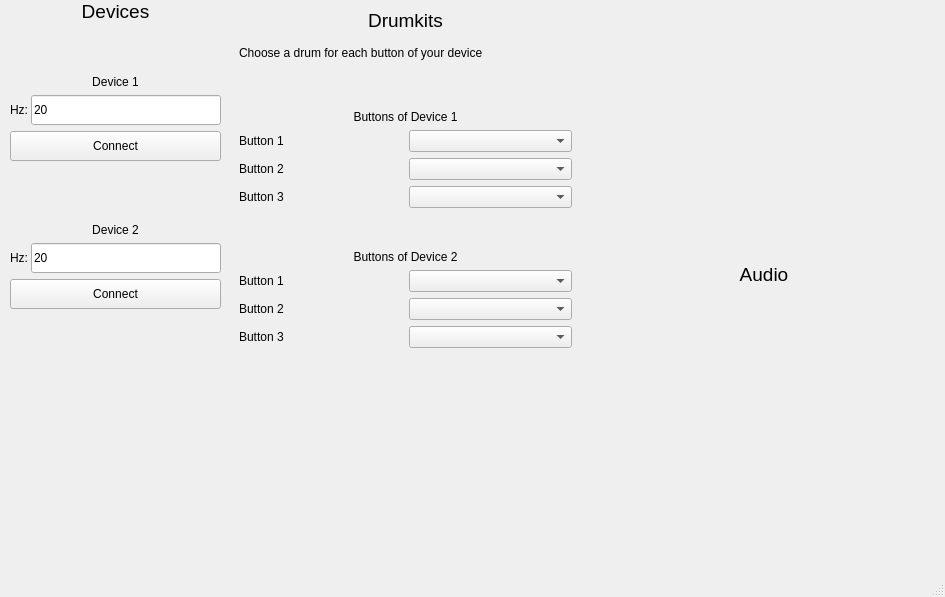
<?xml version="1.0" encoding="UTF-8"?>
<ui version="4.0">
 <class>MainWindow</class>
 <widget class="QMainWindow" name="MainWindow">
  <property name="geometry">
   <rect>
    <x>0</x>
    <y>0</y>
    <width>945</width>
    <height>597</height>
   </rect>
  </property>
  <property name="windowTitle">
   <string>MainWindow</string>
  </property>
  <widget class="QWidget" name="centralwidget">
   <widget class="QWidget" name="gridLayoutWidget">
    <property name="geometry">
     <rect>
      <x>0</x>
      <y>0</y>
      <width>231</width>
      <height>551</height>
     </rect>
    </property>
    <layout class="QGridLayout" name="gridDevices" columnstretch="0">
     <property name="sizeConstraint">
      <enum>QLayout::SetDefaultConstraint</enum>
     </property>
     <item row="2" column="0">
      <widget class="QLabel" name="label">
       <property name="maximumSize">
        <size>
         <width>16777215</width>
         <height>50</height>
        </size>
       </property>
       <property name="font">
        <font>
         <pointsize>14</pointsize>
        </font>
       </property>
       <property name="text">
        <string>Devices</string>
       </property>
       <property name="alignment">
        <set>Qt::AlignCenter</set>
       </property>
      </widget>
     </item>
     <item row="4" column="0">
      <layout class="QVBoxLayout" name="verticalLayout_2" stretch="0,0,0,0">
       <property name="leftMargin">
        <number>10</number>
       </property>
       <property name="topMargin">
        <number>10</number>
       </property>
       <property name="rightMargin">
        <number>10</number>
       </property>
       <property name="bottomMargin">
        <number>10</number>
       </property>
       <item>
        <widget class="QLabel" name="label_4">
         <property name="minimumSize">
          <size>
           <width>0</width>
           <height>50</height>
          </size>
         </property>
         <property name="maximumSize">
          <size>
           <width>16777215</width>
           <height>50</height>
          </size>
         </property>
         <property name="text">
          <string>Device 2</string>
         </property>
         <property name="alignment">
          <set>Qt::AlignBottom|Qt::AlignHCenter</set>
         </property>
        </widget>
       </item>
       <item>
        <layout class="QHBoxLayout" name="horizontalLayout_4">
         <property name="spacing">
          <number>3</number>
         </property>
         <item>
          <widget class="QLabel" name="labelConnect2">
           <property name="maximumSize">
            <size>
             <width>16777215</width>
             <height>25</height>
            </size>
           </property>
           <property name="text">
            <string>Hz:</string>
           </property>
          </widget>
         </item>
         <item>
          <widget class="QLineEdit" name="lineEditConnect2">
           <property name="minimumSize">
            <size>
             <width>0</width>
             <height>30</height>
            </size>
           </property>
           <property name="maximumSize">
            <size>
             <width>16777215</width>
             <height>30</height>
            </size>
           </property>
           <property name="text">
            <string>20</string>
           </property>
          </widget>
         </item>
        </layout>
       </item>
       <item>
        <widget class="QPushButton" name="btnConnect2">
         <property name="minimumSize">
          <size>
           <width>0</width>
           <height>30</height>
          </size>
         </property>
         <property name="text">
          <string>Connect</string>
         </property>
        </widget>
       </item>
       <item>
        <spacer name="verticalSpacer_2">
         <property name="orientation">
          <enum>Qt::Vertical</enum>
         </property>
         <property name="sizeHint" stdset="0">
          <size>
           <width>20</width>
           <height>40</height>
          </size>
         </property>
        </spacer>
       </item>
      </layout>
     </item>
     <item row="3" column="0">
      <layout class="QVBoxLayout" name="verticalLayout" stretch="0,0,0">
       <property name="leftMargin">
        <number>10</number>
       </property>
       <property name="topMargin">
        <number>10</number>
       </property>
       <property name="rightMargin">
        <number>10</number>
       </property>
       <property name="bottomMargin">
        <number>10</number>
       </property>
       <item>
        <widget class="QLabel" name="label_2">
         <property name="minimumSize">
          <size>
           <width>0</width>
           <height>50</height>
          </size>
         </property>
         <property name="maximumSize">
          <size>
           <width>16777215</width>
           <height>50</height>
          </size>
         </property>
         <property name="text">
          <string>Device 1</string>
         </property>
         <property name="alignment">
          <set>Qt::AlignBottom|Qt::AlignHCenter</set>
         </property>
        </widget>
       </item>
       <item>
        <layout class="QHBoxLayout" name="horizontalLayout_3">
         <property name="spacing">
          <number>3</number>
         </property>
         <item>
          <widget class="QLabel" name="labelConnect1">
           <property name="maximumSize">
            <size>
             <width>16777215</width>
             <height>25</height>
            </size>
           </property>
           <property name="text">
            <string>Hz:</string>
           </property>
          </widget>
         </item>
         <item>
          <widget class="QLineEdit" name="lineEditConnect1">
           <property name="minimumSize">
            <size>
             <width>0</width>
             <height>30</height>
            </size>
           </property>
           <property name="text">
            <string>20</string>
           </property>
          </widget>
         </item>
        </layout>
       </item>
       <item>
        <widget class="QPushButton" name="btnConnect1">
         <property name="minimumSize">
          <size>
           <width>0</width>
           <height>30</height>
          </size>
         </property>
         <property name="text">
          <string>Connect</string>
         </property>
        </widget>
       </item>
      </layout>
     </item>
    </layout>
   </widget>
   <widget class="QWidget" name="gridLayoutWidget_2">
    <property name="geometry">
     <rect>
      <x>229</x>
      <y>-1</y>
      <width>711</width>
      <height>551</height>
     </rect>
    </property>
    <layout class="QGridLayout" name="gridDrumkitsAudio">
     <item row="0" column="1">
      <layout class="QGridLayout" name="gridAudio">
       <item row="0" column="0">
        <widget class="QLabel" name="label_13">
         <property name="maximumSize">
          <size>
           <width>16777215</width>
           <height>50</height>
          </size>
         </property>
         <property name="font">
          <font>
           <pointsize>14</pointsize>
          </font>
         </property>
         <property name="text">
          <string>Audio</string>
         </property>
         <property name="alignment">
          <set>Qt::AlignCenter</set>
         </property>
        </widget>
       </item>
      </layout>
     </item>
     <item row="0" column="0">
      <layout class="QGridLayout" name="gridDrumkits">
       <property name="leftMargin">
        <number>10</number>
       </property>
       <property name="topMargin">
        <number>10</number>
       </property>
       <property name="rightMargin">
        <number>10</number>
       </property>
       <property name="bottomMargin">
        <number>10</number>
       </property>
       <item row="2" column="0">
        <layout class="QGridLayout" name="gridLayout">
         <item row="0" column="0">
          <widget class="QLabel" name="label_15">
           <property name="minimumSize">
            <size>
             <width>0</width>
             <height>50</height>
            </size>
           </property>
           <property name="maximumSize">
            <size>
             <width>16777215</width>
             <height>50</height>
            </size>
           </property>
           <property name="text">
            <string>Buttons of Device 1</string>
           </property>
           <property name="alignment">
            <set>Qt::AlignBottom|Qt::AlignHCenter</set>
           </property>
           <property name="margin">
            <number>0</number>
           </property>
          </widget>
         </item>
         <item row="2" column="0">
          <layout class="QHBoxLayout" name="horizontalLayout_5">
           <item>
            <widget class="QLabel" name="label_btnDevice1_2">
             <property name="text">
              <string>Button 2</string>
             </property>
            </widget>
           </item>
           <item>
            <widget class="QComboBox" name="comboBox_1_2"/>
           </item>
          </layout>
         </item>
         <item row="3" column="0">
          <layout class="QHBoxLayout" name="horizontalLayout">
           <item>
            <widget class="QLabel" name="label_btnDevice1_3">
             <property name="text">
              <string>Button 3</string>
             </property>
            </widget>
           </item>
           <item>
            <widget class="QComboBox" name="comboBox_1_3"/>
           </item>
          </layout>
         </item>
         <item row="4" column="0">
          <layout class="QGridLayout" name="gridLayout_2">
           <item row="2" column="0">
            <layout class="QHBoxLayout" name="horizontalLayout_6">
             <item>
              <widget class="QLabel" name="label_btnDevice2_2">
               <property name="text">
                <string>Button 2</string>
               </property>
              </widget>
             </item>
             <item>
              <widget class="QComboBox" name="comboBox_2_2"/>
             </item>
            </layout>
           </item>
           <item row="3" column="0">
            <layout class="QHBoxLayout" name="horizontalLayout_7">
             <item>
              <widget class="QLabel" name="label_btnDevice2_3">
               <property name="text">
                <string>Button 3</string>
               </property>
              </widget>
             </item>
             <item>
              <widget class="QComboBox" name="comboBox_2_3"/>
             </item>
            </layout>
           </item>
           <item row="0" column="0">
            <widget class="QLabel" name="label_16">
             <property name="minimumSize">
              <size>
               <width>0</width>
               <height>50</height>
              </size>
             </property>
             <property name="maximumSize">
              <size>
               <width>16777215</width>
               <height>50</height>
              </size>
             </property>
             <property name="text">
              <string>Buttons of Device 2</string>
             </property>
             <property name="alignment">
              <set>Qt::AlignBottom|Qt::AlignHCenter</set>
             </property>
             <property name="margin">
              <number>0</number>
             </property>
            </widget>
           </item>
           <item row="1" column="0">
            <layout class="QHBoxLayout" name="horizontalLayout_8">
             <item>
              <widget class="QLabel" name="label_btnDevice2_1">
               <property name="text">
                <string>Button 1</string>
               </property>
              </widget>
             </item>
             <item>
              <widget class="QComboBox" name="comboBox_2_1"/>
             </item>
            </layout>
           </item>
           <item row="4" column="0">
            <spacer name="verticalSpacer">
             <property name="orientation">
              <enum>Qt::Vertical</enum>
             </property>
             <property name="sizeHint" stdset="0">
              <size>
               <width>20</width>
               <height>40</height>
              </size>
             </property>
            </spacer>
           </item>
          </layout>
         </item>
         <item row="1" column="0">
          <layout class="QHBoxLayout" name="horizontalLayout_2">
           <item>
            <widget class="QLabel" name="label_btnDevice1_1">
             <property name="text">
              <string>Button 1</string>
             </property>
            </widget>
           </item>
           <item>
            <widget class="QComboBox" name="comboBox_1_1"/>
           </item>
          </layout>
         </item>
        </layout>
       </item>
       <item row="1" column="0">
        <widget class="QLabel" name="label_14">
         <property name="minimumSize">
          <size>
           <width>0</width>
           <height>30</height>
          </size>
         </property>
         <property name="maximumSize">
          <size>
           <width>16777215</width>
           <height>30</height>
          </size>
         </property>
         <property name="text">
          <string>Choose a drum for each button of your device</string>
         </property>
        </widget>
       </item>
       <item row="0" column="0">
        <widget class="QLabel" name="label_12">
         <property name="maximumSize">
          <size>
           <width>16777215</width>
           <height>50</height>
          </size>
         </property>
         <property name="font">
          <font>
           <pointsize>14</pointsize>
          </font>
         </property>
         <property name="text">
          <string>Drumkits</string>
         </property>
         <property name="alignment">
          <set>Qt::AlignCenter</set>
         </property>
        </widget>
       </item>
      </layout>
     </item>
    </layout>
   </widget>
  </widget>
  <widget class="QMenuBar" name="menubar">
   <property name="geometry">
    <rect>
     <x>0</x>
     <y>0</y>
     <width>945</width>
     <height>22</height>
    </rect>
   </property>
  </widget>
  <widget class="QStatusBar" name="statusbar"/>
 </widget>
 <resources/>
 <connections/>
</ui>
